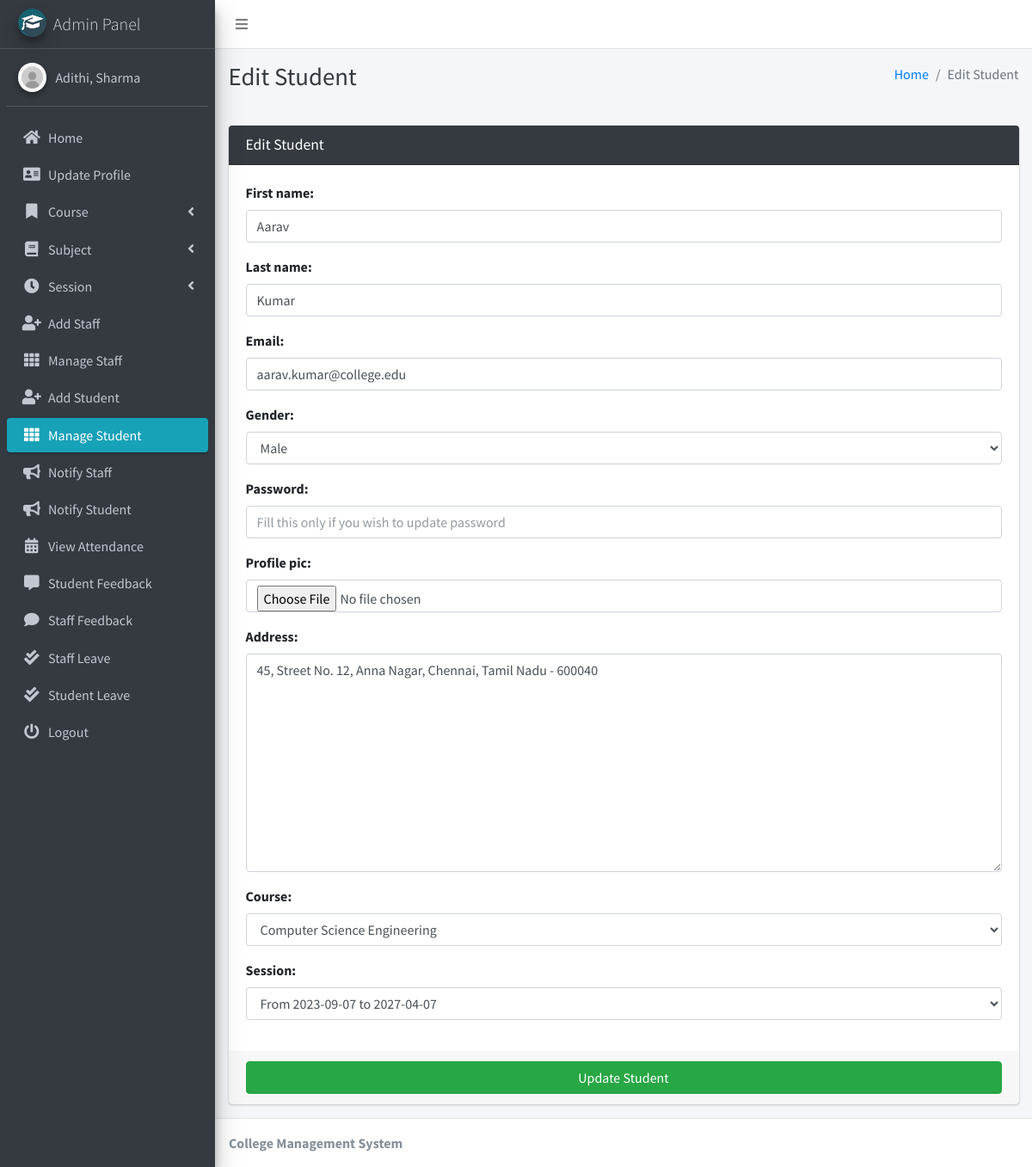
/student/edit/5 (signed in), run on the app's committed database.
### main_app/models.py (models this page shows, shortened)
class CustomUser(AbstractUser):
    USER_TYPE = ((1, "HOD"), (2, "Staff"), (3, "Student"))
    GENDER = [("M", "Male"), ("F", "Female")]
    username = None  # Removed username, using email instead
    email = models.EmailField(unique=True)
    user_type = models.CharField(default=1, choices=USER_TYPE, max_length=1)
    gender = models.CharField(max_length=1, choices=GENDER)
    profile_pic = models.ImageField()
    address = models.TextField()
    fcm_token = models.TextField(default="")  # For firebase notifications
    created_at = models.DateTimeField(auto_now_add=True)
    updated_at = models.DateTimeField(auto_now=True)
    USERNAME_FIELD = "email"
    REQUIRED_FIELDS = []
    objects = CustomUserManager()
    def __str__(self):
        return self.last_name + ", " + self.first_name

class Student(models.Model):
    admin = models.OneToOneField(CustomUser, on_delete=models.CASCADE)
    course = models.ForeignKey(Course, on_delete=models.DO_NOTHING, null=True, blank=False)
    session = models.ForeignKey(Session, on_delete=models.DO_NOTHING, null=True)

### main_app/hod_views.py (the view)
def edit_student(request, student_id):
    student = get_object_or_404(Student, id=student_id)
    form = StudentForm(request.POST or None, instance=student)
    context = {
        'form': form,
        'student_id': student_id,
        'page_title': 'Edit Student'
    }
    if request.method == 'POST':
        if form.is_valid():
            first_name = form.cleaned_data.get('first_name')
            last_name = form.cleaned_data.get('last_name')
            address = form.cleaned_data.get('address')
            username = form.cleaned_data.get('username')
            email = form.cleaned_data.get('email')
            gender = form.cleaned_data.get('gender')
            password = form.cleaned_data.get('password') or None
            course = form.cleaned_data.get('course')
            session = form.cleaned_data.get('session')
            passport = request.FILES.get('profile_pic') or None
            try:
                user = CustomUser.objects.get(id=student.admin.id)
                if passport != None:
                    fs = FileSystemStorage()
                    filename = fs.save(passport.name, passport)
                    passport_url = fs.url(filename)
                    user.profile_pic = passport_url
                user.username = username
                user.email = email
                if password != None:
                    user.set_password(password)
                user.first_name = first_name
                user.last_name = last_name
                student.session = session
                user.gender = gender
                user.address = address
                student.course = course
                user.save()
                student.save()
                messages.success(request, "Successfully Updated")
                return redirect(reverse('edit_student', args=[student_id]))
            except Exception as e:
                messages.error(request, "Could Not Update " + str(e))
        else:
            messages.error(request, "Please Fill Form Properly!")
    else:
        return render(request, "hod_template/edit_student_template.html", context)

### main_app/forms.py
class StudentForm(CustomUserForm):
    def __init__(self, *args, **kwargs):
        super(StudentForm, self).__init__(*args, **kwargs)
    class Meta(CustomUserForm.Meta):
        model = Student
        fields = CustomUserForm.Meta.fields + \
            ['course', 'session']

### main_app/models.py (called while the page is built)
    def __str__(self):
        return "From " + str(self.start_year) + " to " + str(self.end_year)

    def __str__(self):
        return self.name

### main_app/templates/hod_template/edit_student_template.html
{% extends 'main_app/base.html' %}
{% load static %}
{% block page_title %}{{page_title}}{% endblock page_title %}
{% block content %}
<section class="content">
    <div class="container-fluid">
        <div class="row">
            <div class="col-md-12">
                <div class="card card-dark">
                    <div class="card-header">
                        <h3 class="card-title">{{page_title}}</h3>
                    </div>
                    {% include "main_app/form_template.html" with messages=messages  form=form button_text="Update Student"%}
                </div>
            </div>
        </div>
    </div>
</section>
{% endblock content %}

### main_app/templates/main_app/sidebar_template.html (shortened to what this page needs)
{% load static %}
<aside class="main-sidebar sidebar-dark-info elevation-4">
    {% if request.user.user_type == '1' %}
    <a href="{% url 'admin_home' %}" class="brand-link">
        <img src="{% static 'dist/img/cmsl.png' %} " alt="AdminLTE Logo"
            class="brand-image img-circle elevation-3" >
        <span class="brand-text font-weight-light">Admin Panel</span>
    </a>
    <div class="sidebar">
        <div class="user-panel mt-3 pb-3 mb-3 d-flex">
            <div class="image">
                <img src="{{ request.user.profile_pic}}" class="img-circle elevation-2" alt="User Image">
            </div>
            <div class="info">
                <a href="#" class="d-block">{{user}}</a>
            </div>
        </div>
        <nav class="mt-2">
            <ul class="nav nav-pills nav-sidebar flex-column" data-widget="treeview" role="menu" data-accordion="false">
                <li class="nav-item">
                    {% url 'admin_home' as admin_home %}
                    <a href="{{admin_home}}" class="nav-link {% if admin_home == request.path %} active {% endif %}">
                        <i class="nav-icon fas fa-home"></i>
                        <p>
                            Home
                        </p>
                    </a>
                </li>
                <li class="nav-item">
                    {% url 'admin_view_profile' as admin_view_profile %}
                    <a href="{{admin_view_profile}}"
                        class="nav-link {% if admin_view_profile == request.path %} active {% endif %}">
                        <i class="nav-icon fas fa-address-card"></i>
                        <p>
                            Update Profile
                        </p>
                    </a>
                </li>
                <li class="nav-item has-treeview">
                    <a href="#" class="nav-link">
                        <i class="nav-icon fas fa-bookmark"></i>
                        <p>
                            Course
                            <i class="fas fa-angle-left right"></i>
                        </p>
                    </a>
                </li>
                <li class="nav-item has-treeview">
                    <a href="#" class="nav-link">
                        <i class="nav-icon fas fa-book"></i>
                        <p>
                            Subject
                            <i class="fas fa-angle-left right"></i>
                        </p>
                    </a>
                </li>
                <li class="nav-item has-treeview">
                    <a href="#" class="nav-link">
                        <i class="nav-icon fas fa-clock"></i>
                        <p>
                            Session
                            <i class="fas fa-angle-left right"></i>
                        </p>
                    </a>
                </li>
                <li class="nav-item">
                    {% url 'add_staff' as add_staff %}
                    <a href="{{add_staff}}" class="nav-link {% if add_staff == request.path %} active {% endif %}">
                        <i class="nav-icon fas fa-user-plus"></i>
                        <p>
                            Add Staff
                        </p>
                    </a>
                </li>
                <li class="nav-item">
                    {% url 'manage_staff' as manage_staff %}
                    {% url 'edit_staff' staff_id as edit_staff %}
                    <a href="{{manage_staff}}"
                        class="nav-link {% if manage_staff == request.path or request.path == edit_staff %} active {% endif %}">
                        <i class="nav-icon fas fa-th"></i>
                        <p>
                            Manage Staff
                        </p>
                    </a>
                </li>
                <li class="nav-item">
                    {% url 'add_student' as add_student%}
                    <a href="{{add_student}}" class="nav-link  {% if add_student == request.path %} active {% endif %}">
                        <i class="nav-icon fas fa-user-plus"></i>
                        <p>
                            Add Student
                        </p>
                    </a>
                </li>
                <li class="nav-item">
                    {% url 'manage_student' as manage_student %}
                    {% url 'edit_student' student_id as edit_student %}
                    <a href="{{manage_student}}"
                        class="nav-link  {% if edit_student == request.path or manage_student == request.path %} active {% endif %}">
                        <i class="nav-icon fas fa-th"></i>
                        <p>
                            Manage Student
                        </p>
                    </a>
                </li>
                <li class="nav-item">
                    {% url 'admin_notify_staff' as admin_notify_staff %}
                    <a href="{{admin_notify_staff}}"
                        class="nav-link {% if admin_notify_staff == request.path %} active {% endif %}">
                        <i class="nav-icon fas fa-bullhorn"></i>
                        <p>
                            Notify Staff
                        </p>
                    </a>
                </li>
                <li class="nav-item">
                    {% url 'admin_notify_student' as admin_notify_student %}
                    <a href="{{admin_notify_student}}"
                        class="nav-link {% if admin_notify_student == request.path %} active {% endif %}">
                        <i class="nav-icon fas fa-bullhorn"></i>
                        <p>
                            Notify Student
                        </p>
                    </a>
                </li>
                <li class="nav-item">
                    {% url 'admin_view_attendance' as admin_view_attendance %}
                <li class="nav-item">
                    <a href="{{admin_view_attendance}}"
                        class="nav-link  {% if admin_view_attendance == request.path %} active {% endif %}">
                        <i class="nav-icon fas fa-calendar-alt"></i>
                        <p>
                            View Attendance
                        </p>
                    </a>
                </li>
                <li class="nav-item">
                    {% url 'student_feedback_message' as student_feedback_message %}
                    <a href="{{ student_feedback_message }}"
                        class="nav-link  {% if student_feedback_message == request.path %} active {% endif %}">
                        <i class="nav-icon fas fa-comment-alt"></i>
                        <p>
                            Student Feedback
                        </p>
                    </a>
                </li>
                <li class="nav-item">
                    {% url 'staff_feedback_message' as staff_feedback_message %}
                    <a href="{{staff_feedback_message}}"
                        class="nav-link   {% if staff_feedback_message == request.path %} active {% endif %}">
                        <i class="nav-icon fas fa-comment"></i>
                        <p>
                            Staff Feedback
                        </p>
                    </a>
                </li>
                <li class="nav-item">
                    {% url 'view_staff_leave' as view_staff_leave %}
                    <a href="{{view_staff_leave}}"
                        class="nav-link  {% if view_staff_leave == request.path %} active {% endif %}">
                        <i class="nav-icon fas fa-check-double"></i>
                        <p>
                            Staff Leave
                        </p>
                    </a>
                </li>
                <li class="nav-item">
                    {% url 'view_student_leave' as view_student_leave %}
                    <a href="{% url 'view_student_leave' %}"
                        class="nav-link  {% if view_student_leave == request.path %} active {% endif %}">
                        <i class="nav-icon fas fa-check-double"></i>
                        <p>
                            Student Leave
                        </p>
                    </a>
                </li>
                                        {% endif %}
                                        <li class="nav-item">
                                            <a href="{% url 'user_logout' %}"
                                                onclick="return confirm('Your session would be terminated.\n\nProceed?')"
                                                class="nav-link">
                                                <i class="nav-icon fas fa-power-off"></i>
                                                <p>
                                                    Logout
                                                </p>
                                            </a>
                                        </li>
                                    </ul>
                                </nav>
                            </div>
</aside>

### main_app/templates/main_app/form_template.html (shortened to what this page needs)
<form role="form" method="POST" enctype="multipart/form-data">
    <div class="card-body">
        {% for field in form  %}
        <div class="form-group">
            {{field.label_tag}}
            {{field}}
        </div>
        {% endfor %}
    </div>
    <div class="card-footer">
        <button type="submit" class="btn btn-success btn-block">
            {% if button_text %}
            {{button_text}}
            {% else %}
            Submit
            {% endif %}
        </button>
    </div>
</form>

### data on the page
CustomUser: user.profile_pic (picture), last_name+first_name "Adithi, Sharma"
Student: form "Computer Science Engineering" "From 2023-09-07 to 2027-04-07"

### other printed values
{{ page_title }} "Edit Student"
{{ field.label_tag }} "First name:" "Last name:" "Email:" "Gender:" "Password:" "Profile pic:" "Address:" "Course:" "Session:"
{{ button_text }} "Update Student"
